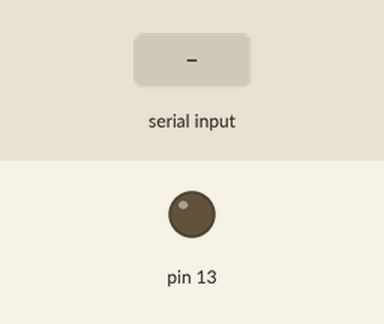
Simulated run of this sketch. Board: Arduino Uno, built with avr-gcc and run on an emulated ATmega328P. On the bench: output pins drawn as LEDs (lit = HIGH). The test bench sets the inputs (shaded band).

Above: at 1.2 s.
1.3 s: "9" received over Serial
At 2.5 s:
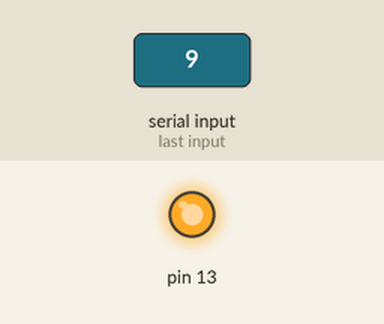
2.8 s: "1" received over Serial
At 3.7 s:
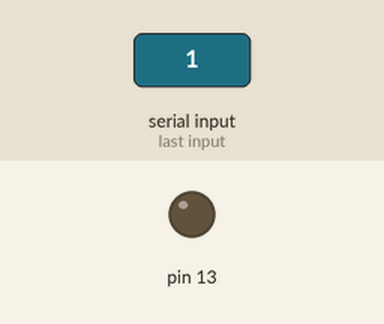
4.3 s: "8" received over Serial
At 4.8 s:
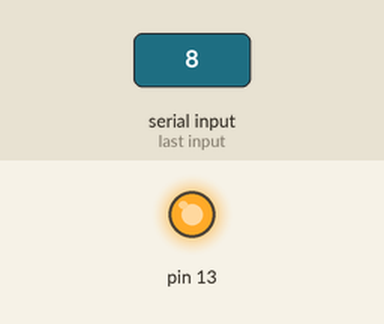
Timing chart, 0 to 7.3 s (numbered marks = the images above; inputs shaded):
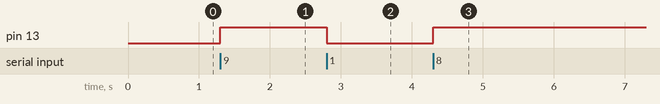

Measured:
- after the input at 1.3 s, pin 13: LOW → HIGH at once
- after the input at 2.8 s, pin 13: HIGH → LOW at once
- after the input at 4.3 s, pin 13: LOW → HIGH at once

The sketch:

TestArmBlank.ino
```cpp
int sig = 127;
int key_pressed;
void setup() {
  // put your setup code here, to run once:
  pinMode(13,OUTPUT);
  Serial.begin(9600);
}

void loop() {
  // put your main code here, to run repeatedly:
  analogWrite(13, sig);
  input();
}
void input()
{
    if (Serial.available())
  {

    key_pressed = Serial.read();
    if (key_pressed == '1')
    {
      sig = 0;
    }
    if (key_pressed == '0')
    {
      sig = 127;
    }
    if (key_pressed == '9')
    {
      sig = 255;
    }
    if (key_pressed == '2')
    {
      sig = 64;
    }
    if (key_pressed == '8')
    {
      sig = 191;
    }
  }
}
```
